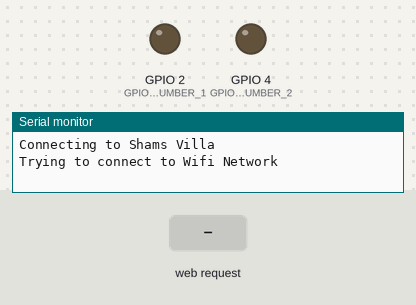
A sketch run on a simulated ESP32. Parts: output pins drawn as LEDs (lit = HIGH), the last lines printed to the serial monitor. Inputs (shaded band) come from the test bench. WiFi joins after 1.5 s; servers stay silent unless stated.

Above: at 1.2 s.
1.3 s: HTTP request GET /?LED0=ON received
At 2.5 s:
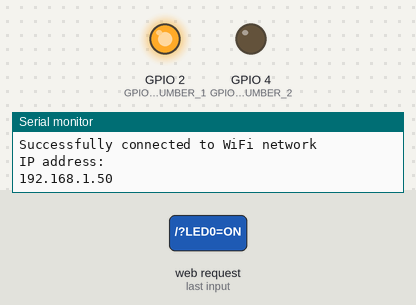
2.8 s: HTTP request GET /?LED1=ON received
At 3.8 s:
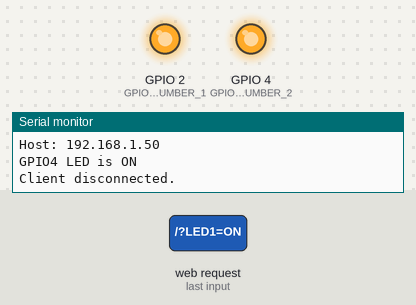
4.3 s: HTTP request GET /?LED0=OFF received
At 5.1 s:
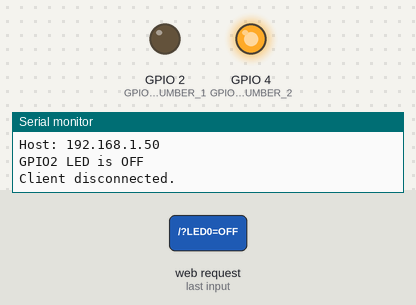
5.8 s: HTTP request GET /?LED1=OFF received
At 6.2 s:
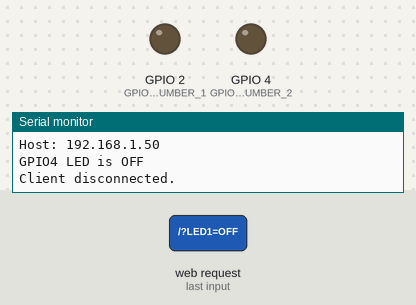
Timing chart, 0 to 8.3 s (numbered marks = the images above; inputs shaded):
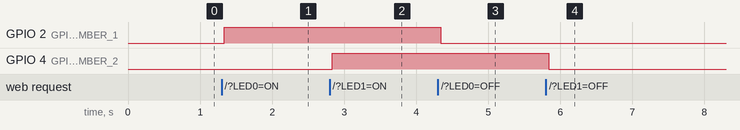

The sketch:

RTOS_Part_07_part_2_updated.ino
```cpp
#include <WiFi.h>

static TaskHandle_t task1handler=NULL;
static TaskHandle_t task2handler=NULL;

const char* WIFI_NAME= "Shams Villa";  //my wifi name cannot be renamed to my en numer. My EN number is EN20416812
const char* WIFI_PASSWORD = "6076e7d1";
WiFiServer server(80);

String header;

String LED_ONE_STATE = "off";
String LED_TWO_STATE = "off";


const int GPIO_PIN_NUMBER_1 = 2;
const int GPIO_PIN_NUMBER_2 = 4;

void task_wifi(void * parameters){
  Serial.print("Connecting to ");
  Serial.println(WIFI_NAME);
  WiFi.begin(WIFI_NAME, WIFI_PASSWORD);
  while (WiFi.status() != WL_CONNECTED) {
    delay(1000);
    Serial.println("Trying to connect to Wifi Network");
  }
  Serial.println("");
  Serial.println("Successfully connected to WiFi network");
  Serial.println("IP address: ");
  Serial.println(WiFi.localIP());
  server.begin();
}

void task_webserver(void* p2){
  while(1){
    WiFiClient client = server.available();
  if (client) {
    Serial.println("New Client is requesting web page");
    String current_data_line = "";
    while (client.connected()) {
      if (client.available()) {
      char new_byte = client.read();
      Serial.write(new_byte);
      header += new_byte;
      if (new_byte == '\n') {

        if (current_data_line.length() == 0) {

          client.println("HTTP/1.1 200 OK");
          client.println("Content-type:text/html");
          client.println("Connection: close");
          client.println();

          if (header.indexOf("LED0=ON") != -1) {
            Serial.println("GPIO2 LED is ON");
            LED_ONE_STATE = "on";
            digitalWrite(GPIO_PIN_NUMBER_1, HIGH);
          }
          if (header.indexOf("LED0=OFF") != -1) {
            Serial.println("GPIO2 LED is OFF");
            LED_ONE_STATE = "off";
            digitalWrite(GPIO_PIN_NUMBER_1, LOW);
          }
          if (header.indexOf("LED1=ON") != -1){
            Serial.println("GPIO4 LED is ON");
            LED_TWO_STATE = "on";
            digitalWrite(GPIO_PIN_NUMBER_2, HIGH);
          }
          if (header.indexOf("LED1=OFF") != -1) {
            Serial.println("GPIO4 LED is OFF");
            LED_TWO_STATE = "off";
            digitalWrite(GPIO_PIN_NUMBER_2, LOW);
          }

          client.println("<!DOCTYPE html><html>");
          client.println("<head><meta name=\"viewport\" content=\"width=device-width, initial-scale=1\">");
          client.println("<link rel=\"icon\" href=\"data:,\">");
          client.println("<style>html { font-family: Helvetica; display: inline-block; margin: 0px auto; text-align: center;}");
          client.println(".button { background-color: #4CAF50; border: 2px solid #4CAF50;; color: white; padding: 15px 32px; text-align: center; text-decoration: none; display: inline-block; font-size: 16px; margin: 4px 2px; cursor: pointer; }");
          client.println("text-decoration: none; font-size: 30px; margin: 2px; cursor: pointer;}");
 // Web Page Heading
          client.println("</style></head>");
          client.println("<body><center><h1>Controlling LED using Web Server and ESP32 (EN20416812)</h1></center>");
          client.println("<center><h2>Press on button to turn on led and off button to turn off LED</h3></center>");
          client.println("<form><center>");
          client.println("<p> LED one is " + LED_ONE_STATE + "</p>");
          // If the PIN_NUMBER_22State is off, it displays the ON button
          client.println("<center> <button class=\"button\" name=\"LED0\" value=\"ON\" type=\"submit\">LED0 ON</button>") ;
          client.println("<button class=\"button\" name=\"LED0\" value=\"OFF\" type=\"submit\">LED0 OFF</button><br><br>");
          client.println("<p>LED two is " + LED_TWO_STATE + "</p>");
          client.println("<button class=\"button\" name=\"LED1\" value=\"ON\" type=\"submit\">LED1 ON</button>");
          client.println("<button class=\"button\" name=\"LED1\" value=\"OFF\" type=\"submit\">LED1 OFF</button> <br><br>");
          client.println("</center></form></body></html>");
          client.println();
          break;
        }
        else {
          current_data_line = "";
        }
      }
      else if (new_byte != '\r') {
        current_data_line += new_byte;
      }
    }
  }
// Clear the header variable
  header = "";
// Close the connection
  client.stop();
  Serial.println("Client disconnected.");
  Serial.println("");
  }
  }
}

void setup() {
  Serial.begin(9600);
  pinMode(GPIO_PIN_NUMBER_1, OUTPUT);
  pinMode(GPIO_PIN_NUMBER_2, OUTPUT);

  digitalWrite(GPIO_PIN_NUMBER_1, LOW);
  digitalWrite(GPIO_PIN_NUMBER_2, LOW);
  xTaskCreatePinnedToCore(task_wifi,
                          "WiFiConnecting",
                          5000,
                          NULL,
                          1,
                          NULL,
                          1);

  xTaskCreatePinnedToCore(task_webserver,
                          "Connectingwebserver",
                          10000,
                          NULL,
                          1,
                          &task2handler,
                          1);

}

void loop() {
  // put your main code here, to run repeatedly:

}
```

Measured:
- after the input at 1.3 s, GPIO 2 (GPIO_PIN_NUMBER_1): LOW → HIGH at once
- after the input at 2.8 s, GPIO 4 (GPIO_PIN_NUMBER_2): LOW → HIGH at once
- after the input at 4.3 s, GPIO 2 (GPIO_PIN_NUMBER_1): HIGH → LOW at once
- after the input at 5.8 s, GPIO 4 (GPIO_PIN_NUMBER_2): HIGH → LOW at once
